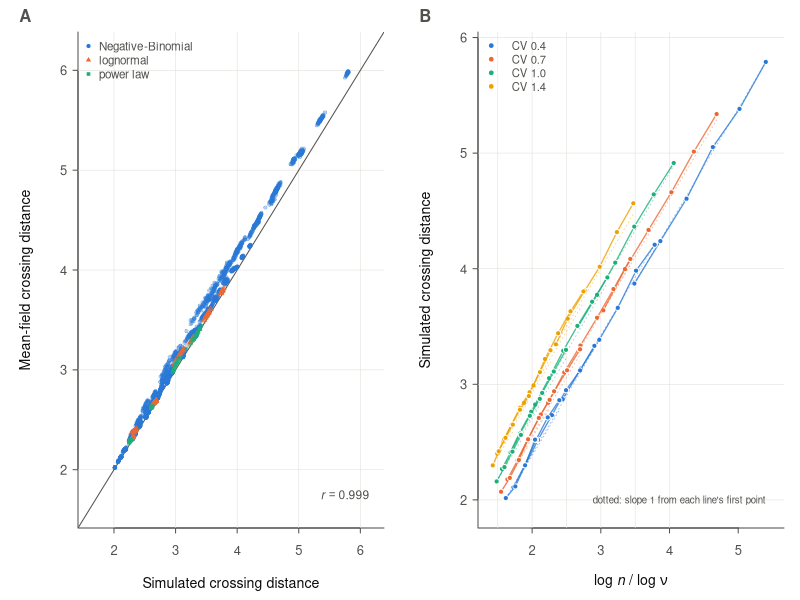
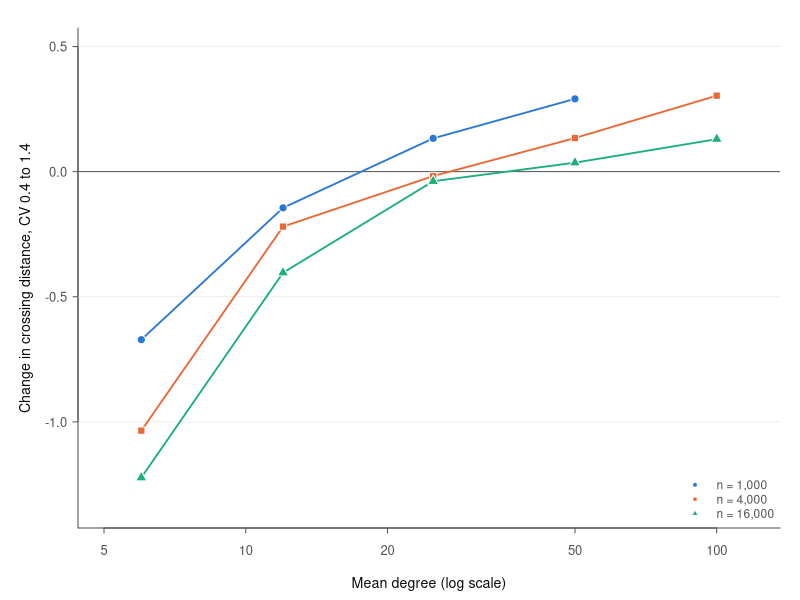
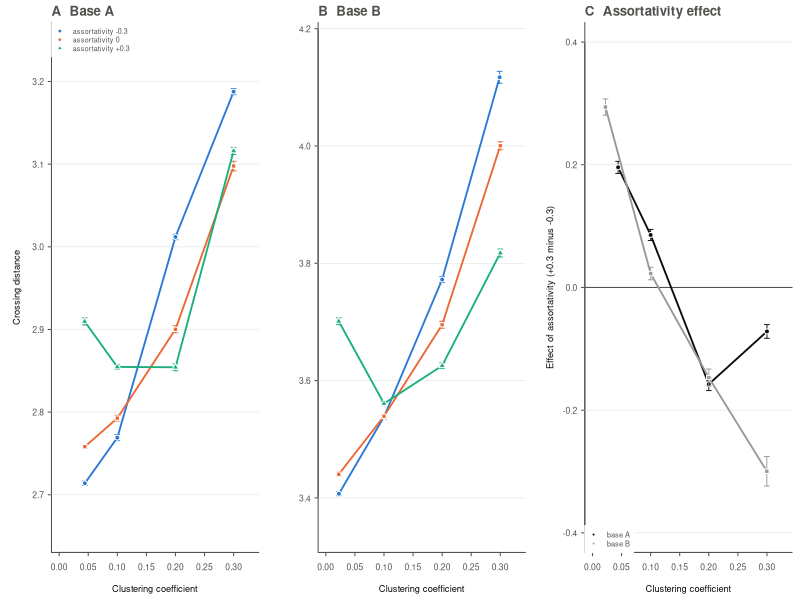
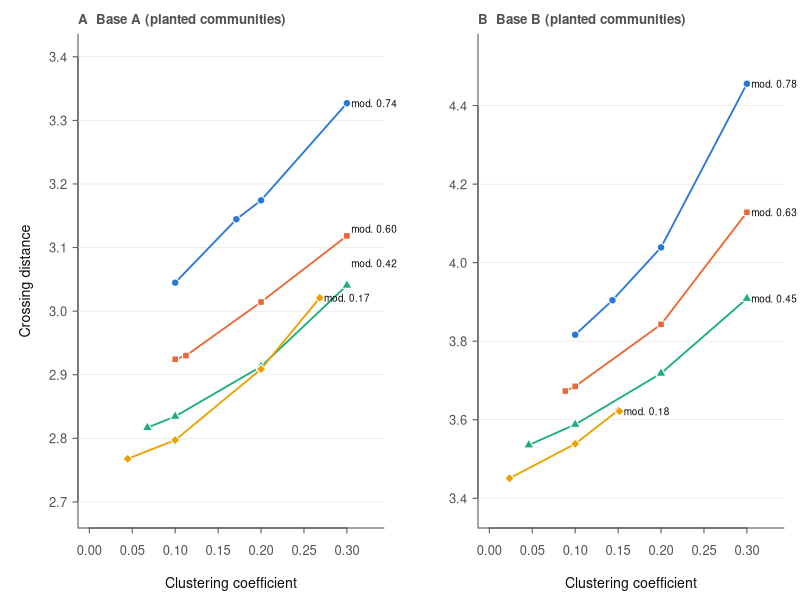
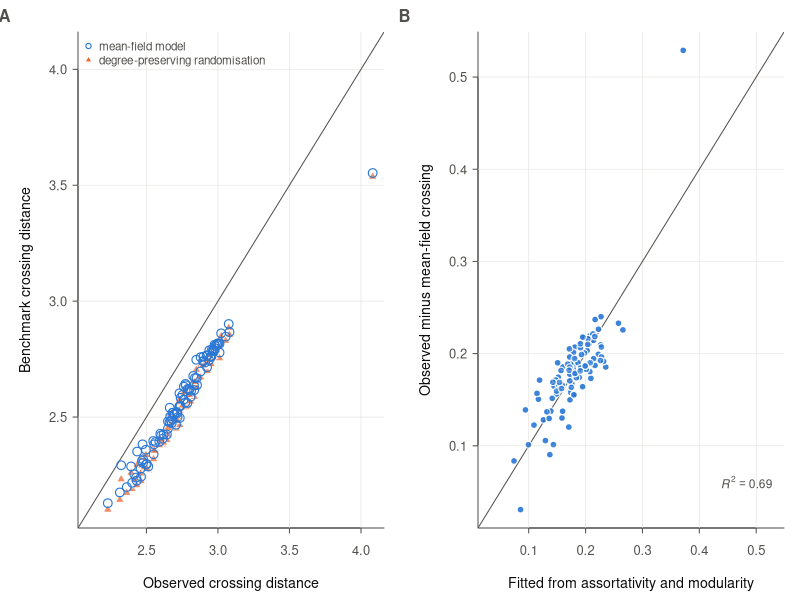
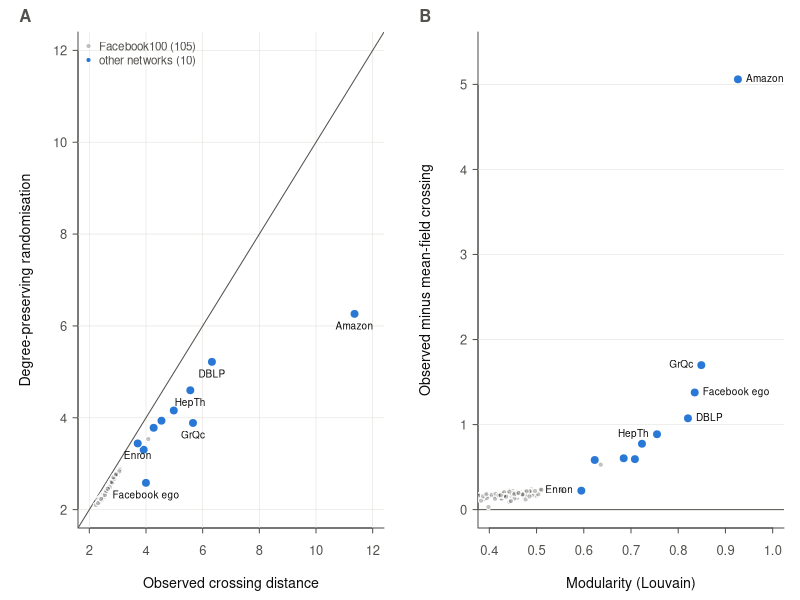

Write R code to recreate these figures, in order.
suppressMessages(library(dplyr))
col <- c("#2a78d6", "#eb6834", "#1baf7a", "#eda100"); ink <- "#0b0b0b"; ink2 <- "#52514e"; grid <- "#e3e2de"
base_par <- function(...) par(mgp = c(2.2, 0.55, 0), tcl = -0.25, cex.axis = 0.78, cex.lab = 0.85, col.axis = ink2, col.lab = ink, fg = ink2, las = 1, ...)
se <- function(x) sd(x) / sqrt(length(x)); bars <- function(x, m, e, c) { ok <- is.finite(e) & e > 0; if (any(ok)) arrows(x[ok], (m - e)[ok], x[ok], (m + e)[ok], angle = 90, code = 3, length = 0.025, col = c, lwd = 0.9) }
s1 <- read.csv("../results/stage1_full.csv"); s2 <- read.csv("../results/stage2_full.csv"); s5 <- read.csv("../results/stage5_full.csv"); fb <- read.csv("../results/fb100_Z.csv")
# ---------- Figure 1: model vs simulation; scaling ----------
pdf("../figures/figureZ1_scaling.pdf", width = 7.2, height = 3.3, family = "Helvetica"); par(mfrow = c(1, 2), mar = c(3.6, 3.9, 1.6, 0.8)); base_par()
plot(NA, xlim = c(1.6, 6.2), ylim = c(1.6, 6.2), xlab = "Simulated crossing distance", ylab = "Mean-field crossing distance", bty = "l"); abline(h = 2:6, v = 2:6, col = grid, lwd = 0.6); abline(0, 1, col = ink2)
fam <- c(NB = col[1], LN = col[2], PL = col[3]); pchs <- c(NB = 21, LN = 24, PL = 22)
for (f in names(fam)) { d <- s1[s1$family == f, ]; points(d$ktil, d$ktil_mf, pch = pchs[f], bg = adjustcolor(fam[f], 0.35), col = adjustcolor(fam[f], 0.6), cex = 0.5, lwd = 0.3) }
legend("topleft", legend = c("Negative-Binomial", "lognormal", "power law"), pch = pchs, pt.bg = fam, col = "white", bty = "n", cex = 0.7); text(6.15, 1.75, bquote(italic(r) == .(sprintf("%.3f", cor(s1$ktil, s1$ktil_mf)))), adj = 1, cex = 0.72, col = ink2)
mtext("A", side = 3, line = 0.3, adj = -0.2, font = 2, cex = 1)
nb <- s1[s1$family == "NB", ]; cells <- nb %>% group_by(mu_target, cv_target, n_target) %>% summarise(z = mean(z), k = mean(ktil), .groups = "drop")
plot(NA, xlim = range(cells$z) + c(-0.05, 0.1), ylim = range(cells$k) + c(-0.1, 0.1), xlab = expression(log~italic(n)~"/"~log~nu), ylab = "Simulated crossing distance", bty = "l"); abline(h = 2:6, v = seq(1, 4, 0.5), col = grid, lwd = 0.6)
cvs <- sort(unique(cells$cv_target)); for (i in seq_along(cvs)) for (m in sort(unique(cells$mu_target))) { d <- cells[cells$cv_target == cvs[i] & cells$mu_target == m, ] %>% arrange(n_target); if (nrow(d) < 2) next
  lines(d$z, d$k, col = adjustcolor(col[i], 0.8), lwd = 1.3); points(d$z, d$k, pch = 21, bg = col[i], col = "white", cex = 0.7); segments(d$z[1], d$k[1], d$z[nrow(d)], d$k[1] + (d$z[nrow(d)] - d$z[1]), col = adjustcolor(col[i], 0.5), lty = 3, lwd = 0.8) }
legend("topleft", legend = paste("CV", sprintf("%.1f", cvs)), pch = 21, pt.bg = col[seq_along(cvs)], col = "white", lty = 1, lwd = 1.2, bty = "n", cex = 0.68, pt.cex = 0.8); text(max(cells$z), min(cells$k) - 0.02, "dotted: slope 1 from each line's first point", adj = 1, cex = 0.58, col = ink2)
mtext("B", side = 3, line = 0.3, adj = -0.2, font = 2, cex = 1); dev.off()
# ---------- Figure 2: heterogeneity effect changes sign with density ----------
pdf("../figures/figureZ2_heterogeneity.pdf", width = 5.2, height = 3.3, family = "Helvetica"); par(mar = c(3.6, 3.9, 1.4, 1.0)); base_par()
cm <- nb %>% group_by(n_target, mu_target, cv_target) %>% summarise(k = mean(ktil), .groups = "drop") %>% group_by(n_target, mu_target) %>% summarise(ch = k[cv_target == max(cv_target)] - k[cv_target == min(cv_target)], .groups = "drop")
plot(NA, xlim = c(5, 120), ylim = c(-1.35, 0.5), log = "x", xlab = "Mean degree (log scale)", ylab = "Change in crossing distance, CV 0.4 to 1.4", bty = "l"); abline(h = seq(-1, 0.5, 0.5), col = grid, lwd = 0.6); abline(h = 0, col = ink2)
for (i in 1:3) { n0 <- c(1000, 4000, 16000)[i]; d <- cm[cm$n_target == n0, ] %>% arrange(mu_target); lines(d$mu_target, d$ch, col = col[i], lwd = 1.8); points(d$mu_target, d$ch, pch = c(21, 22, 24)[i], bg = col[i], col = "white", cex = 1.1) }
legend("bottomright", legend = c("n = 1,000", "n = 4,000", "n = 16,000"), pch = c(21, 22, 24), pt.bg = col[1:3], col = "white", lty = 1, lwd = 1.4, bty = "n", cex = 0.72); dev.off()
# ---------- Figure 3: Stage 2 (assortativity x clustering) ----------
s2$tc <- ifelse(is.na(s2$t_target), "start", sprintf("%.2f", s2$t_target))
pdf("../figures/figureZ3_rewiring.pdf", width = 7.2, height = 3.2, family = "Helvetica"); par(mfrow = c(1, 3), mar = c(3.6, 3.9, 1.7, 0.6)); base_par()
for (b in c("A", "B")) { d <- s2[s2$base == b, ]; g <- d %>% group_by(r_target, tc) %>% summarise(T = mean(t_ach), k = mean(ktil), e = se(ktil), .groups = "drop")
  plot(NA, xlim = c(0, 0.33), ylim = range(g$k) + c(-0.06, 0.06), xlab = "Clustering coefficient", ylab = if (b == "A") "Crossing distance" else "", bty = "l"); abline(h = pretty(g$k), col = grid, lwd = 0.6)
  for (j in 1:3) { rt <- c(-0.3, 0, 0.3)[j]; h <- g[g$r_target == rt, ] %>% arrange(T); lines(h$T, h$k, col = col[j], lwd = 1.8); bars(h$T, h$k, h$e, col[j]); points(h$T, h$k, pch = c(21, 22, 24)[j], bg = col[j], col = "white", cex = 1) }
  if (b == "A") legend("topleft", legend = c("assortativity -0.3", "assortativity 0", "assortativity +0.3"), pch = c(21, 22, 24), pt.bg = col[1:3], col = "white", lty = 1, lwd = 1.3, bty = "o", box.col = "white", bg = "white", cex = 0.65, pt.cex = 0.85)
  mtext(sprintf("%s  Base %s", c(A = "A", B = "B")[b], b), side = 3, line = 0.3, adj = 0, font = 2, cex = 0.8) }
eff <- s2 %>% group_by(base, tc) %>% summarise(T = mean(t_ach), d = mean(ktil[r_target == 0.3]) - mean(ktil[r_target == -0.3]), e = sqrt(var(ktil[r_target == 0.3]) / sum(r_target == 0.3) + var(ktil[r_target == -0.3]) / sum(r_target == -0.3)), .groups = "drop")
plot(NA, xlim = c(0, 0.33), ylim = c(-0.4, 0.4), xlab = "Clustering coefficient", ylab = "Effect of assortativity (+0.3 minus -0.3)", bty = "l"); abline(h = seq(-0.4, 0.4, 0.2), col = grid, lwd = 0.6); abline(h = 0, col = ink2)
cC <- c(ink, "#9a9893")   # neutral colours: blue/orange/green already mean assortativity levels in panels A and B
for (j in 1:2) { b <- c("A", "B")[j]; h <- eff[eff$base == b, ] %>% arrange(T); lines(h$T, h$d, col = cC[j], lwd = 1.8); bars(h$T, h$d, 1.96 * h$e, cC[j]); points(h$T, h$d, pch = c(21, 22)[j], bg = cC[j], col = "white", cex = 1) }
legend("bottomleft", legend = c("base A", "base B"), pch = c(21, 22), pt.bg = cC, col = "white", lty = 1, lwd = 1.3, bty = "o", box.col = "white", bg = "white", cex = 0.68); mtext("C  Assortativity effect", side = 3, line = 0.3, adj = 0, font = 2, cex = 0.8); dev.off()
# ---------- Figure 4: WP5 (clustering at fixed planted communities) ----------
s5$tc <- ifelse(is.na(s5$t_target), "start", sprintf("%.2f", s5$t_target))
pdf("../figures/figureZ4_communities.pdf", width = 7.2, height = 3.2, family = "Helvetica"); par(mfrow = c(1, 2), mar = c(3.6, 3.9, 1.7, 0.8)); base_par()
for (b in c("A", "B")) { d <- s5[s5$base == b, ]; g <- d %>% group_by(mix, tc) %>% summarise(T = mean(t_ach), Q = mean(planted_mod), k = mean(ktil), e = se(ktil), .groups = "drop")
  plot(NA, xlim = c(0, 0.33), ylim = range(g$k) + c(-0.08, 0.08), xlab = "Clustering coefficient", ylab = if (b == "A") "Crossing distance" else "", bty = "l"); abline(h = pretty(g$k), col = grid, lwd = 0.6)
  mixes <- sort(unique(g$mix)); labs <- list(); for (j in seq_along(mixes)) { h <- g[g$mix == mixes[j], ] %>% arrange(T); lines(h$T, h$k, col = col[j], lwd = 1.8); bars(h$T, h$k, h$e, col[j]); points(h$T, h$k, pch = c(21, 22, 24, 23)[j], bg = col[j], col = "white", cex = 1)
    labs[[j]] <- c(x = max(h$T) + 0.005, y = h$k[nrow(h)], m = mean(h$Q)) }
  L <- do.call(rbind, labs); L <- L[order(L[, "y"]), , drop = FALSE]; yy <- L[, "y"]; gap <- 0.07 * diff(par("usr")[3:4])   # spread end labels so they do not overlap
  for (i in seq_along(yy)[-1]) if (yy[i] - yy[i - 1] < gap) yy[i] <- yy[i - 1] + gap
  text(L[, "x"], yy, sprintf("mod. %.2f", L[, "m"]), adj = 0, cex = 0.6, col = ink, xpd = NA)
  mtext(sprintf("%s  Base %s (planted communities)", b, b), side = 3, line = 0.3, adj = 0, font = 2, cex = 0.8) }
dev.off()
# ---------- Figure 5: Facebook100 ----------
pdf("../figures/figureZ5_facebook.pdf", width = 7.2, height = 3.3, family = "Helvetica"); par(mfrow = c(1, 2), mar = c(3.6, 3.9, 1.6, 0.8)); base_par()
rg <- range(c(fb$ktil, fb$ktil_mf, fb$null_ktil)); plot(NA, xlim = rg, ylim = rg, xlab = "Observed crossing distance", ylab = "Benchmark crossing distance", bty = "l"); abline(h = pretty(rg), v = pretty(rg), col = grid, lwd = 0.6); abline(0, 1, col = ink2)
points(fb$ktil, fb$null_ktil, pch = 24, bg = adjustcolor(col[2], 0.75), col = "white", cex = 0.9); points(fb$ktil, fb$ktil_mf, pch = 1, col = col[1], cex = 1.15, lwd = 1.1)
legend("topleft", legend = c("mean-field model", "degree-preserving randomisation"), pch = c(1, 24), pt.bg = c(NA, col[2]), col = c(col[1], "white"), bty = "n", cex = 0.7, pt.lwd = 1.1); mtext("A", side = 3, line = 0.3, adj = -0.27, font = 2, cex = 1)
fb$gap <- fb$ktil - fb$ktil_mf; m <- lm(gap ~ assort + modularity, fb); rg2 <- range(c(fb$gap, fitted(m)))
plot(fitted(m), fb$gap, xlab = "Fitted from assortativity and modularity", ylab = "Observed minus mean-field crossing", xlim = rg2, ylim = rg2, pch = 21, bg = adjustcolor(col[1], 0.7), col = "white", cex = 0.9, bty = "l"); abline(h = pretty(rg2), v = pretty(rg2), col = grid, lwd = 0.6); abline(0, 1, col = ink2)
points(fitted(m), fb$gap, pch = 21, bg = adjustcolor(col[1], 0.7), col = "white", cex = 0.9); text(rg2[2], rg2[1] + 0.03, bquote(italic(R)^2 == .(sprintf("%.2f", summary(m)$r.squared))), adj = 1, cex = 0.72, col = ink2); mtext("B", side = 3, line = 0.3, adj = -0.27, font = 2, cex = 1); dev.off()
cat("figures written; Facebook gap model R2:", round(summary(m)$r.squared, 3), "\n")
# ---------- Figure 6: external networks ----------
ex <- read.csv("../results/external_Z.csv"); ex$gap <- ex$ktil - ex$ktil_mf; fb$gap <- fb$ktil - fb$ktil_mf
pdf("../figures/figureZ6_external.pdf", width = 7.2, height = 3.4, family = "Helvetica"); par(mfrow = c(1, 2), mar = c(3.6, 3.9, 1.6, 0.8)); base_par()
rg <- c(2, 12); plot(NA, xlim = rg, ylim = rg, xlab = "Observed crossing distance", ylab = "Degree-preserving randomisation", bty = "l"); abline(h = seq(2, 12, 2), v = seq(2, 12, 2), col = grid, lwd = 0.6); abline(0, 1, col = ink2)
points(fb$ktil, fb$null_ktil, pch = 21, bg = adjustcolor(ink2, 0.35), col = "white", cex = 0.7); points(ex$ktil, ex$null_ktil, pch = 21, bg = col[1], col = "white", cex = 1.2)
lab <- ex[ex$gap > 0.8 | ex$label %in% c("Enron"), ]; text(lab$ktil, lab$null_ktil, lab$label, pos = 1, cex = 0.6, col = ink, offset = 0.45)
legend("topleft", legend = c("Facebook100 (105)", "other networks (10)"), pch = 21, pt.bg = c(adjustcolor(ink2, 0.35), col[1]), col = "white", bty = "n", cex = 0.7); mtext("A", side = 3, line = 0.3, adj = -0.2, font = 2, cex = 1)
plot(NA, xlim = c(0.4, 1), ylim = c(0, 5.4), xlab = "Modularity (Louvain)", ylab = "Observed minus mean-field crossing", bty = "l"); abline(h = 0:5, col = grid, lwd = 0.6); abline(h = 0, col = ink2)
points(fb$modularity, fb$gap, pch = 21, bg = adjustcolor(ink2, 0.35), col = "white", cex = 0.7); points(ex$modularity, ex$gap, pch = 21, bg = col[1], col = "white", cex = 1.2)
sel <- ex$label %in% c("Amazon", "GrQc", "Facebook ego", "DBLP", "HepTh", "Enron"); text(ex$modularity[sel], ex$gap[sel], ex$label[sel], pos = ifelse(ex$label[sel] %in% c("GrQc", "HepTh", "Enron"), 2, 4), cex = 0.6, col = ink, offset = 0.4, xpd = NA); mtext("B", side = 3, line = 0.3, adj = -0.2, font = 2, cex = 1); dev.off(); cat("figure 6 written\n")
